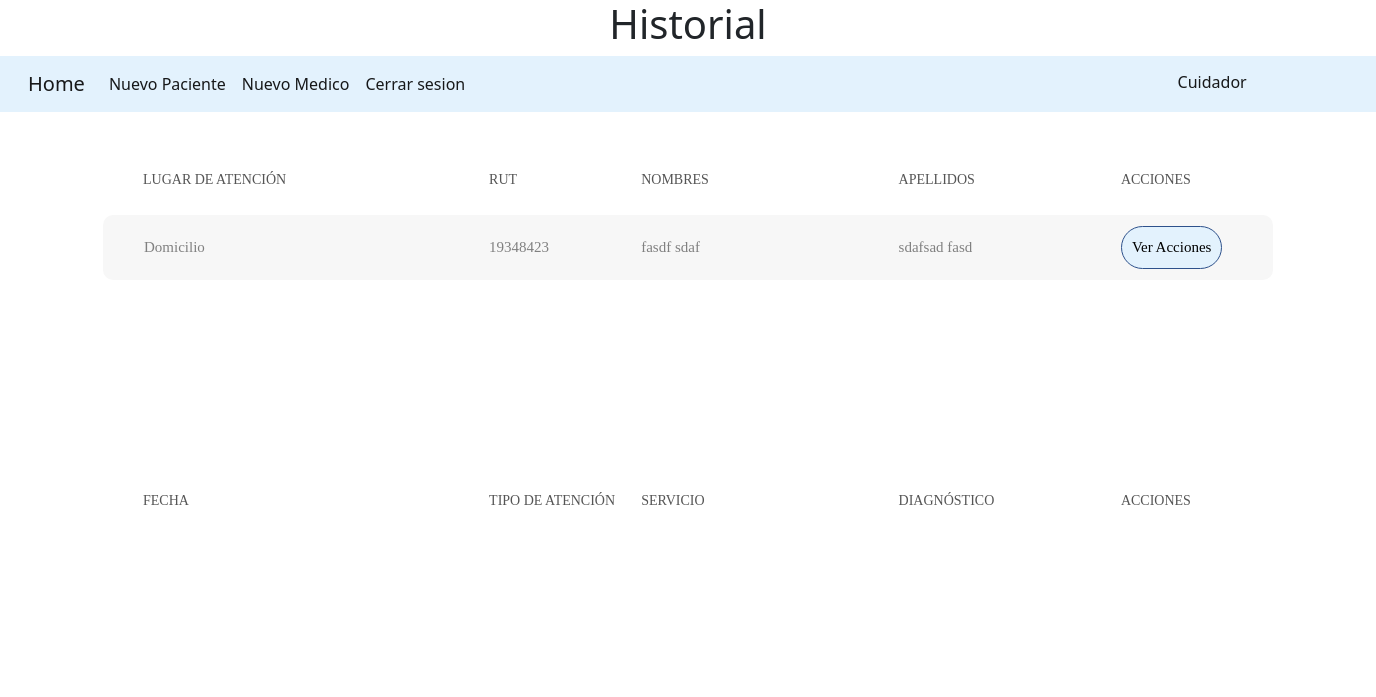
Before: /historial/19348423/ (signed in) with the older database file.
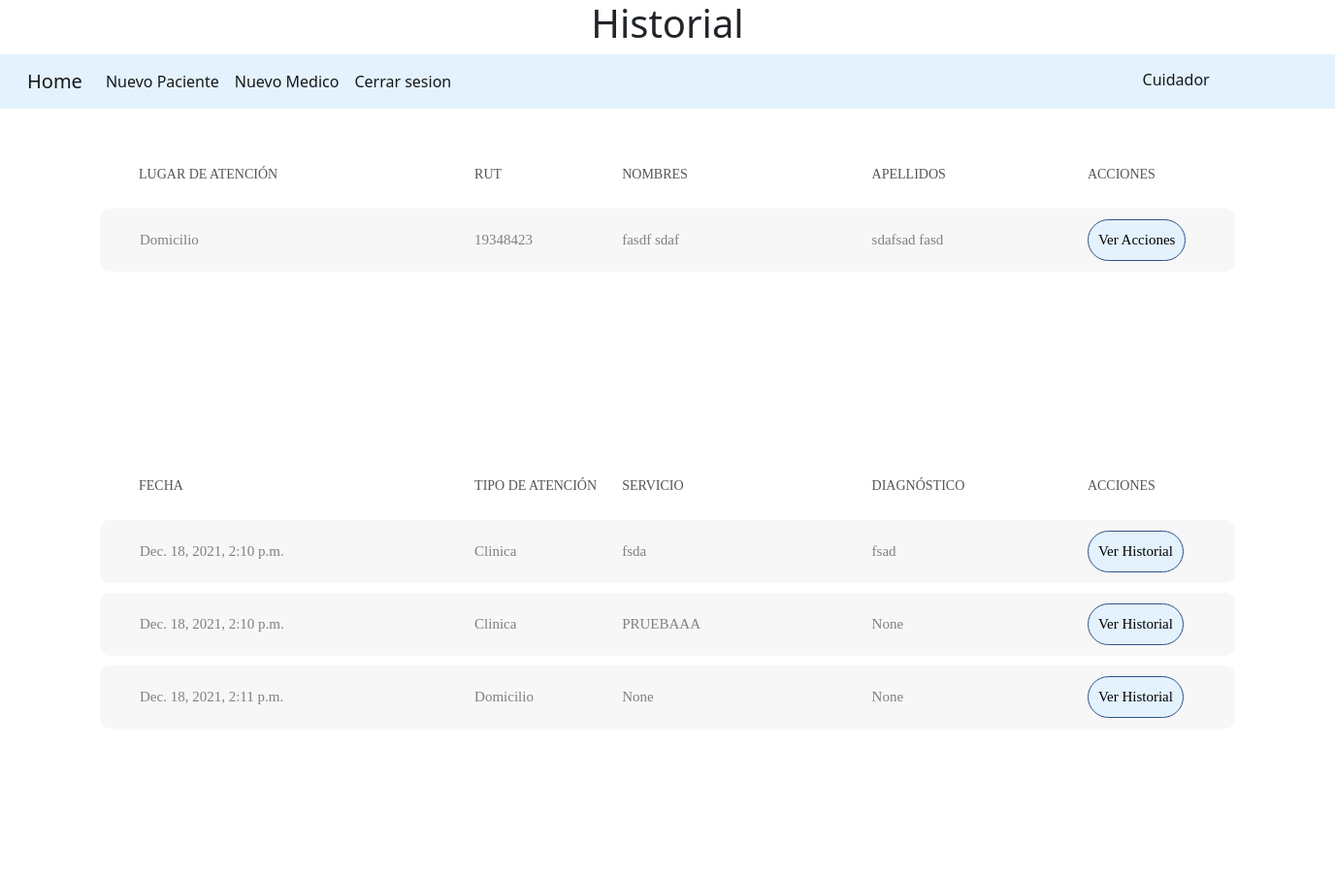
After: the same page with the newer database file.
### paciente/models.py (models this page shows, shortened)
class Medico(AbstractUser):
    rut          = models.CharField(primary_key=True, max_length=12)
    nombre       = models.CharField('Nombres del Médico',max_length=30, null=False, blank=False)
    snombre      = models.CharField('Segundo Nombre del Médico',max_length=30, null=True, blank=True)
    apellido     = models.CharField('Apellido del Médico',max_length=45, null=False, blank=False)
    sapellido    = models.CharField('Segundo Apellido del Médico',max_length=45, null=True, blank=True)
    direccion    = models.CharField('Direccion del Médico', max_length=200)
    especialidad = models.CharField('Especialidad del Médico', max_length=200)
    created_date = models.DateTimeField('Fecha de ingreso', auto_now_add=True)
    update_date  = models.DateTimeField('Fecha actualizacion', auto_now=True)
    username     = models.CharField('Nombre de Usuario', unique=True, max_length=50)
    USERNAME_FIELD = 'username'
    class meta:
        verbose_name = 'Médico'
        verbose_name_plural = 'Médico'

class Paciente(models.Model):
    lugarAtencion     = models.ForeignKey(LugarAtencion, on_delete=models.CASCADE)
    rut               = models.CharField(primary_key=True, max_length=12)
    pnombre           = models.CharField('Primer nombre del paciente',max_length=30, null=False, blank=False)
    snombre           = models.CharField('Segundo nombre del paciente',max_length=30, null=True, blank=True)
    papellido         = models.CharField('Primer apellido del paciente',max_length=45, null=False, blank=False)
    sapellido         = models.CharField('Segundo apellido del paciente',max_length=45, null=True, blank=True)
    Direccion         = models.CharField('Direccion del paciente', max_length=200)
    fecha_nacimiento  = models.DateTimeField('Fecha de Nacimiento', null=False)
    nombreMedicoAdmin = models.CharField('Nombre Medico', null=False, default='cuidador',max_length=45)
    nombreMedico      = models.CharField('Nombre Medico', null=False,  default='cuidador',max_length=45)
    created_date      = models.DateTimeField('Fecha de ingreso', default=timezone.now)
    class meta:
        verbose_name = 'Paciente'
        verbose_name_plural = 'Pacientes'

class LugarAtencion(models.Model):
    idLugarAtencion = models.AutoField(primary_key=True)
    descripcion     = models.CharField('Lugar de atencion', max_length=20, null=False, blank=False)
    class meta:
        verbose_name = 'lugarAtencion'
        verbose_name_plural = 'LugarAtencion'
    def __str__(self):
        return self.descripcion

class Historial(models.Model):
    idhistorial               = models.AutoField('Id historial',primary_key=True)
    fecha                     = models.DateTimeField('Fecha de registro', auto_now=True)
    tipo_atencion             = models.ForeignKey(LugarAtencion, on_delete=models.CASCADE)
    servicio                  = models.CharField('Servicio', max_length=30, null=True, blank=True)
    diagnostico               = models.CharField('Diagnostico', max_length=150, null=True, blank=True)
    motivo_ingreso            = models.CharField('Motivo de ingreso', max_length=150, null=True, blank=True)
    enfermedad_actual         = models.CharField('Enfermedad actual', max_length=150, null=True, blank=True)
    diagnostico_admision      = models.CharField('Diagnostico de admision', max_length=150, null=True, blank=True)
    diagnostico_clinico_final = models.CharField('Diagnostico clinico final', max_length=200, null=True, blank=True)
    fecha_alta_medica         = models.DateTimeField('Fecha alta Medica',  null=True, blank=True)
    fecha_alta_clinica        = models.DateTimeField('Fecha alta clinica',  null=True, blank=True)
    rut                       = models.ForeignKey(Paciente, on_delete=models.CASCADE)
    class meta:
        verbose_name = 'Historial'
        verbose_name_plural = 'Historial'

### paciente/views.py (the view)
# urls.py: path('historial/<str:rut>/', login_required(historial), name = 'historial_clinico'),
def historial(request, rut):
    pacientes = Paciente.objects.filter(rut = rut)
    historial = Historial.objects.filter(rut = rut)
    datos = {
        'pacientes':pacientes,
        'historial':historial
    }
    return render(request, 'historial.html',datos)

### paciente/templates/historial.html (shortened to what this page needs)
{% extends 'base.html' %}
{% load static %}
{% load bootstrap4 %}
{% block extrahead %}
<link rel="stylesheet" type="text/css" href="{% static path %}vendor/bootstrap/css/bootstrap.min.css">
<link rel="stylesheet" type="text/css" href="{% static path %}fonts/font-awesome-4.7.0/css/font-awesome.min.css">
<link rel="stylesheet" type="text/css" href="{% static path %}vendor/animate/animate.css">
<link rel="stylesheet" type="text/css" href="{% static path %}vendor/select2/select2.min.css">
<link rel="stylesheet" type="text/css" href="{% static path %}vendor/perfect-scrollbar/perfect-scrollbar.css">
<link rel="stylesheet" type="text/css" href="{% static path %}css/util.css">
<link rel="stylesheet" type="text/css" href="{% static path %}css/main.css">
{% endblock extrahead %}
{% block cuerpo %}
<section>
    <div class="limiter">
        <div class="container-table100">
            <div class="wrap-table100">
                <div class="table100 ver5 m-b-110">
                    <div class="table100-head">
                        <table>
                            <thead>
                                <tr class="row100 head">
                                    <th class="cell100 column1">Lugar de Atenci&oacute;n</th>
                                    <th class="cell100 column2">Rut</th>
                                    <th class="cell100 column3">Nombres</th>
                                    <th class="cell100 column4">Apellidos</th>
                                    <th class="cell100 column5">Acciones</th>
                                </tr>
                            </thead>
                        </table>
                    </div>
                    <div class="table100-body js-pscroll">
                        <table>
                            <tbody>
                                {% for paciente in pacientes %}
                                <tr class="row100 body">
                                    <td class="cell100 column1">{{paciente.lugarAtencion}}</td>
                                    <td class="cell100 column2">{{paciente.rut}}</td>
                                    <td class="cell100 column3">{{paciente.pnombre}} {{paciente.snombre}} </td>
                                    <td class="cell100 column4">{{paciente.papellido}} {{paciente.sapellido}}</td>
                                    <td class="cell100 column5">
                                        <button type="button" class="btn-historial"><a href="#openModal">Ver Acciones</a></button>
                                    </td>
                                </tr>
                                {% endfor %}
                            </tbody>
                        </table>
                    </div>
                </div>
            </div>
        </div>
    </div>
</section>
<section>
    <div class="limiter">
        <div class="container-table100">
            <div class="wrap-table100">
                <div class="table100 ver5 m-b-110">
                    <div class="table100-head">
                        <table>
                            <thead>
                                <tr class="row100 head">
                                    <th class="cell100 column1">Fecha</th>
                                    <th class="cell100 column2">Tipo de Atenci&oacute;n</th>
                                    <th class="cell100 column3">Servicio</th>
                                    <th class="cell100 column4">Diagn&oacute;stico</th>
                                    <th class="cell100 column5">Acciones</th>
                                </tr>
                            </thead>
                        </table>
                    </div>
                    <div class="table100-body js-pscroll">
                        <table>
                            <tbody>
                                {% for hist in historial %}
                                <tr class="row100 body">
                                    <td class="cell100 column1">{{hist.fecha}}</td>
                                    <td class="cell100 column2">{{hist.tipo_atencion}}</td>
                                    <td class="cell100 column3">{{hist.servicio}}</td>
                                    <td class="cell100 column4">{{hist.diagnostico}}</td>
                                    <td class="cell100 column5">
                                        <button type="button" class="btn-historial"><a href="/historial/historialdetalle/{{hist.idhistorial}}">Ver Historial</a></button>
                                        </div>
                                {% endfor %}
                            </tbody>
                        </table>
                    </div>
                </div>
            </div>
        </div>
    </div>
</section>
{% endblock %}

### paciente/templates/base.html (shortened to what this page needs)
{% load static %}
<!doctype html>
<html lang="en">
  <head>
    {% block extrahead %}
    {% endblock extrahead %}
    <link rel="stylesheet" href="{% static 'css/style.css' %}">
    <link href="https://cdn.jsdelivr.net/npm/bootstrap@5.1.3/dist/css/bootstrap.min.css" rel="stylesheet">
    <div align="center"><h1>{% block h1 %}{% endblock h1 %}</h1></div>
  </head>
  <body>
    <nav class="navbar navbar-expand-lg navbar-light" style="background-color: #e3f2fd;">
      <div class="container-fluid">
        <a class="navbar-brand" href="/">Home</a>
        <div class="collapse navbar-collapse" id="navbarNav">
          <ul class="navbar-nav">
            <li class="nav-item">
              <a class="nav-link active" aria-current="page" href="{% url 'nuevoPaciente' %}">Nuevo Paciente</a>
            </li>
          </ul>
          {% if request.user.is_staff %}
          <ul class="navbar-nav">
            <li class="nav-item">
              <a class="nav-link active" aria-current="page" href="{% url 'nuevoMedico' %}">Nuevo Medico</a>
            </li>
          </ul>
          {% endif %}
          <ul class="navbar-nav">
            <li class="nav-item">
              <a class="nav-link active" aria-current="page" href="{% url 'logout' %}">Cerrar sesion</a>
            </li>
          </ul>
          <ul class="navbar-nav">
            <li class="nav-item">
              <p class="nav-link active" aria-current="page" style="position: absolute; left: 85%; top: 10%";>{{ user.username.title }}</p>
            </li>
          </ul>
        </div>
      </div>
    </nav>
  {% block cuerpo %}
  {% endblock %}
</body>
</html>

### static/css/main.css (style rules this page uses)
* { margin: 0px; padding: 0px; box-sizing: border-box; }
body, html { height: 100%; font-family: sans-serif; }
a { margin: 0px; transition: all 0.4s; -webkit-transition: all 0.4s; -o-transition: all 0.4s; -moz-transition: all 0.4s; }
h1,h2,h3,h4,h5,h6 { margin: 0px; }
p { margin: 0px; }
ul, li { margin: 0px; list-style-type: none; }
button { outline: none !important; border: none; background: transparent; }
.js-pscroll { position: relative; overflow: hidden; }
.limiter { width: 1366px; margin: 0 auto; }
.container-table100 { width: 100%; background: #fff; display: -webkit-box; display: -webkit-flex; display: -moz-box; display: -ms-flexbox; display: flex; align-items: center; justify-content: center; flex-wrap: wrap; padding: 33px 30px; }
.wrap-table100 { width: 1170px; }
.table100 { background-color: #fff; }
table { width: 100%; }
th, td { font-weight: unset; padding-right: 10px; }
.column1 { width: 33%; padding-left: 40px; }
.column2 { width: 13%; }
.column3 { width: 22%; }
.column4 { width: 19%; }
.column5 { width: 13%; }
.table100-head th { padding-top: 18px; padding-bottom: 18px; }
.table100-body td { padding-top: 16px; padding-bottom: 16px; }
.table100 { position: relative; padding-top: 60px; }
.table100-head { position: absolute; width: 100%; top: 0; left: 0; }
.table100-body { max-height: 585px; overflow: auto; }
.table100.ver5 { margin-right: -30px; }
.table100.ver5 .table100-head { padding-right: 30px; }
.table100.ver5 th { font-family: Lato-Bold; font-size: 14px; color: #555555; line-height: 1.4; text-transform: uppercase; background-color: transparent; }
.table100.ver5 td { font-family: Lato-Regular; font-size: 15px; color: #808080; line-height: 1.4; background-color: #f7f7f7; }
.table100.ver5 .table100-body tr { overflow: hidden; border-bottom: 10px solid #fff; border-radius: 10px; }
.table100.ver5 .table100-body table { border-collapse: separate; border-spacing: 0 10px; }
.table100.ver5 .table100-body td { border: solid 1px transparent; border-style: solid none; padding-top: 10px; padding-bottom: 10px; }
.table100.ver5 .table100-body td:first-child { border-left-style: solid; border-top-left-radius: 10px; border-bottom-left-radius: 10px; }
.table100.ver5 .table100-body td:last-child { border-right-style: solid; border-bottom-right-radius: 10px; border-top-right-radius: 10px; }
.table100.ver5 .table100-head th { padding-top: 25px; padding-bottom: 25px; }
.table100.ver5 { overflow: hidden; }
.table100.ver5 .table100-body { padding-right: 30px; }
.btn-historial { border: 1px solid #2e518b; padding: 10px; background-color: #e3f2fd; color: #ffffff; text-decoration: none; border-radius: 50px; }
button a { text-decoration: none; color: black; }

### static/css/style.css (style rules this page uses)
*,*:after,*:before { box-sizing: border-box; }
html { box-sizing: inherit; background: linear-gradient(to left, #E8FFF9 , #eef2f3); }
body { margin: 2% auto; text-align: center; font-size: 14px; font-family: Verdana; }

Changed rows visible on the page:
added Historial: fecha "Dec. 18, 2021, 2:10 p.m.", tipo_atencion "Clinica", servicio "fsda", diagnostico "fsad"
added Historial: fecha "Dec. 18, 2021, 2:10 p.m.", tipo_atencion "Clinica", servicio "PRUEBAAA", diagnostico "None"
added Historial: fecha "Dec. 18, 2021, 2:11 p.m.", tipo_atencion "Domicilio", servicio "None", diagnostico "None"
